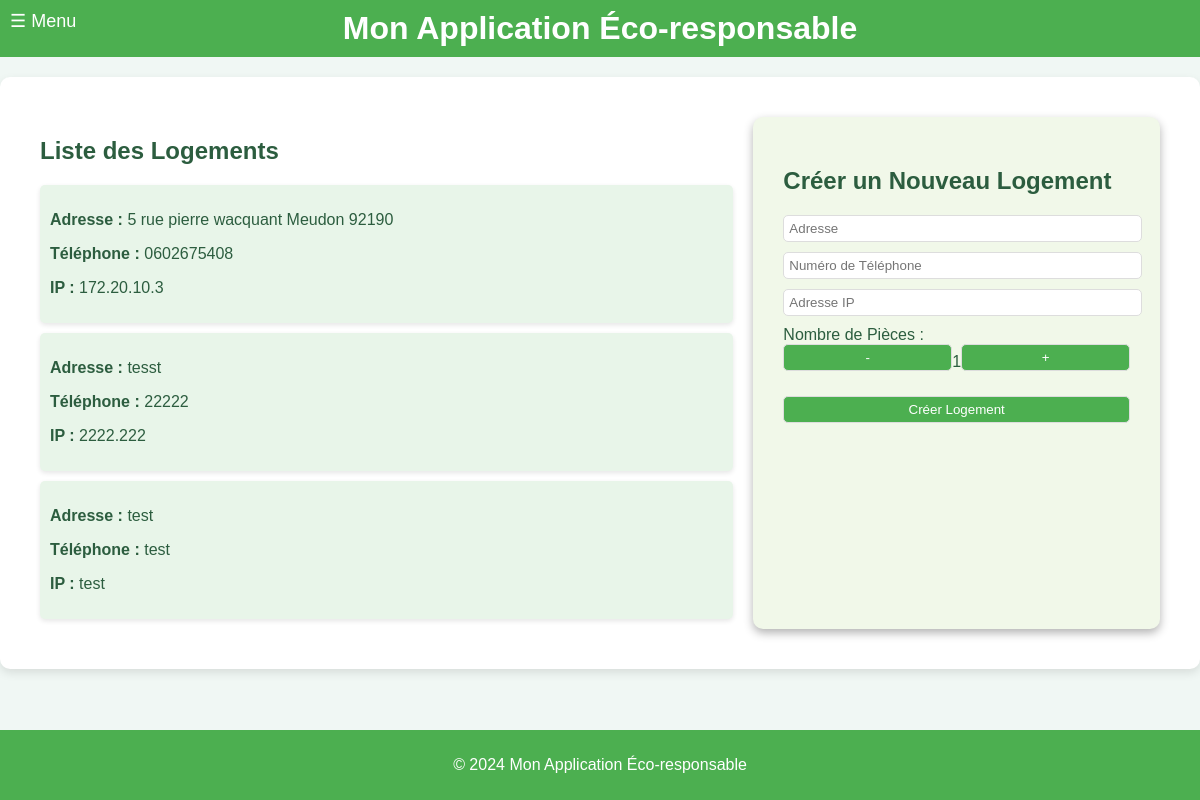
Page /logements on the earlier database version.
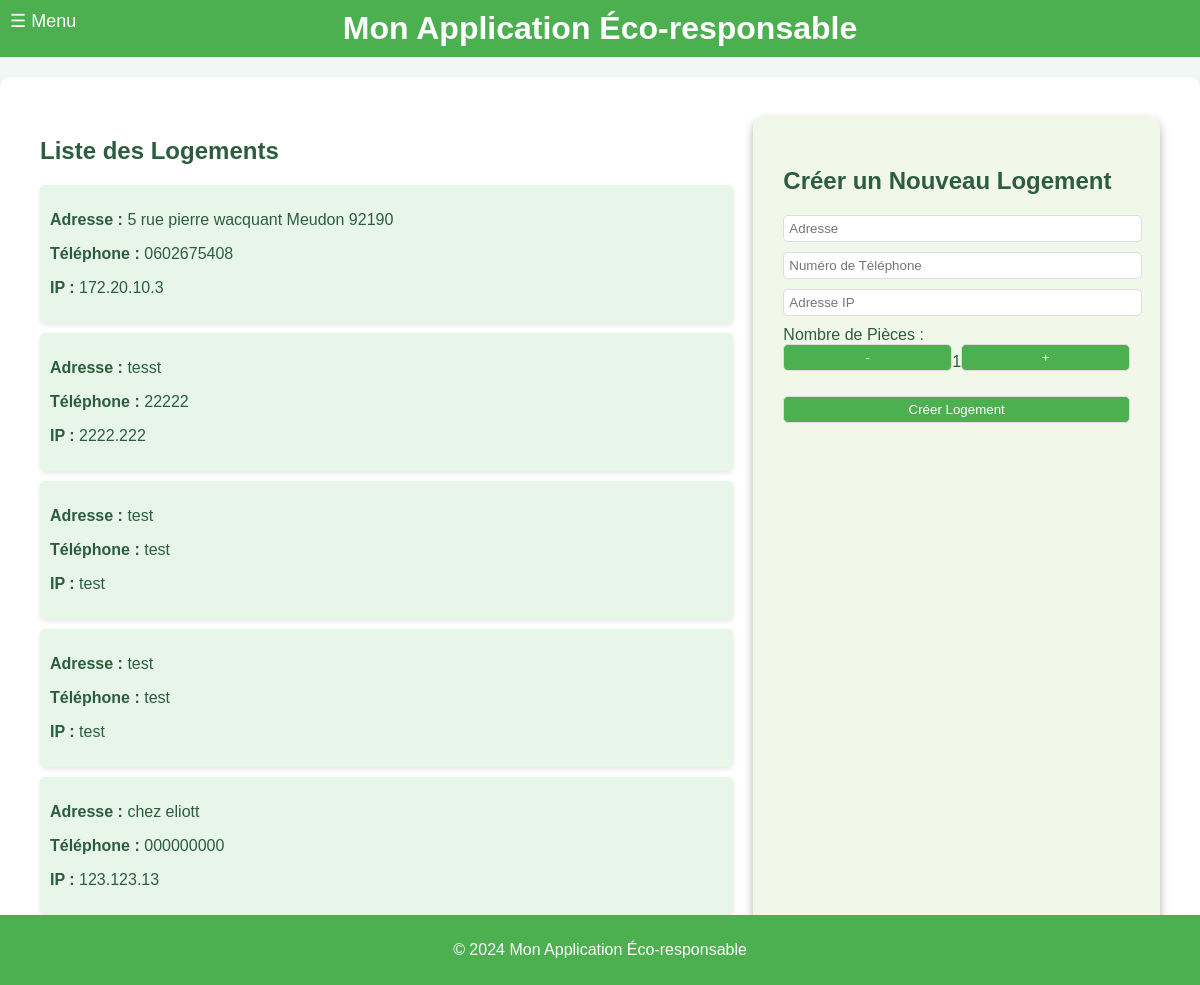
Same page on the later database version.
### tables this page shows
CREATE TABLE Housing (
housing_id INTEGER PRIMARY KEY, -- Identifiant unique pour chaque logement
address VARCHAR(255), -- Adresse du logement
phone_number VARCHAR(20), -- NumÃ©ro de contact pour le logement
ip_address VARCHAR(15), -- Adresse IP associÃ©e au logement
insert_date TIMESTAMP DEFAULT CURRENT_TIMESTAMP -- Horodatage de l'ajout de l'enregistrement
);

### main.py (the view)
@app.get("/logements", response_class=HTMLResponse)
def get_logements(request: Request):
    conn = get_db_connection()
    logements = conn.execute("SELECT * FROM Housing").fetchall()
    conn.close()
    return templates.TemplateResponse("logements.html", {
        "request": request,
        "logements": logements
    })

### templates/logements.html (shortened to what this page needs)
{% extends "layout.html" %}
{% block content %}
<div class="container">
    <div class="logement-list">
        <h2>Liste des Logements</h2>
        {% for logement in logements %}
        <div class="logement-item">
            <p><strong>Adresse :</strong> {{ logement.address }}</p>
            <p><strong>Téléphone :</strong> {{ logement.phone_number }}</p>
            <p><strong>IP :</strong> {{ logement.ip_address }}</p>
        </div>
        {% endfor %}
    </div>
    <div class="form-container">
        <h2>Créer un Nouveau Logement</h2>
        <form method="POST" action="/logements">
            <input type="text" name="address" placeholder="Adresse" required>
            <input type="text" name="phone_number" placeholder="Numéro de Téléphone" required>
            <input type="text" name="ip_address" placeholder="Adresse IP" required>
            <label>Nombre de Pièces :</label>
            <div class="counter">
                <button type="button" onclick="decrementRooms()">-</button>
                <span id="roomCounter">1</span>
                <button type="button" onclick="incrementRooms()">+</button>
            </div>
            <button type="submit">Créer Logement</button>
        </form>
    </div>
</div>
{% endblock %}

Differences in the rows shown:
added Housing: address "test", phone_number "test", ip_address "test"
added Housing: address "chez eliott", phone_number "000000000", ip_address "123.123.13"
